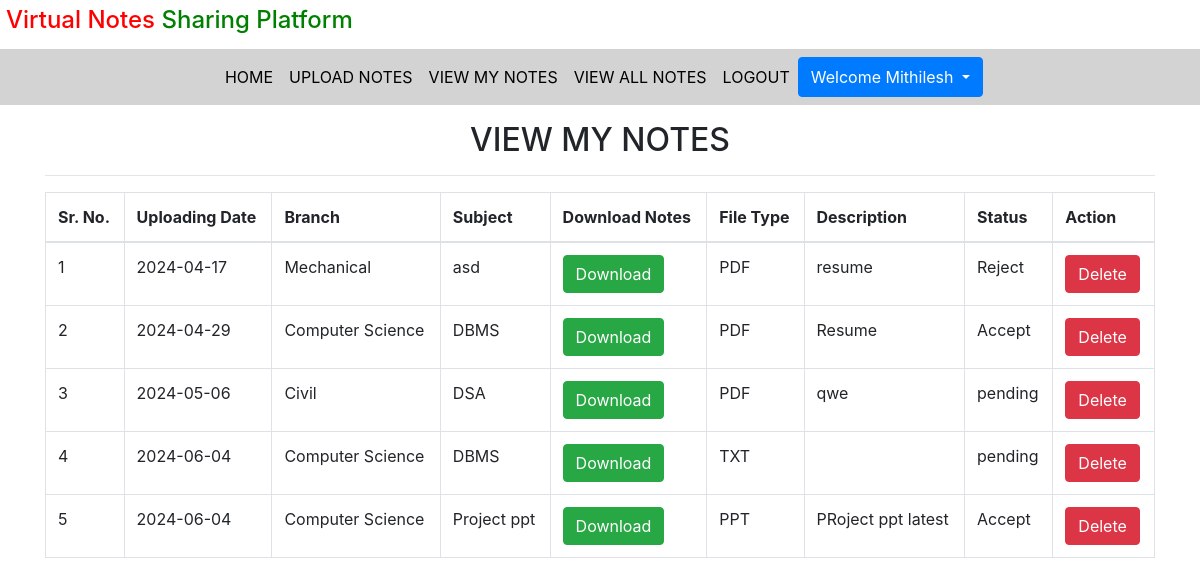
The page /view_mynotes/ (signed in) on the database its author committed.
### notes/models.py (models this page shows, shortened)
class Notes(models.Model):
    user = models.ForeignKey(User, on_delete=models.CASCADE)
    uploadingdate = models.CharField(max_length=30)
    branch = models.CharField(max_length=30)
    subject = models.CharField(max_length=30)
    notesfile = models.FileField( null=True)
    filetype= models.CharField(max_length=30, null=True)
    description = models.CharField(max_length=200, null=True)
    status = models.CharField(max_length=15)

### notes/views.py (the view)
# urls.py: path('view_mynotes/',view_mynotes, name='view_mynotes'),
def view_mynotes(request):
    if not request.user.is_authenticated:
        return redirect('login')
    user = User.objects.get(id=request.user.id)
    notes = Notes.objects.filter(user=user)
    d = {'notes':notes}
    return render(request, 'view_mynotes.html', d)

### notes/Templates/view_mynotes.html (shortened to what this page needs)
{% extends 'usernavigation.html' %}
{% load static %}
{% block body %}
<link rel="stylesheet" href="https://cdnjs.cloudflare.com/ajax/libs/twitter-bootstrap/4.5.2/css/bootstrap.css">
<link rel="stylesheet" href="https://cdn.datatables.net/2.0.4/css/dataTables.bootstrap4.css">
<div class="container mt-3 mb-3">
     <h2 class="text-center">VIEW MY NOTES</h2>
            <hr>
<table class="table table-bordered" id="example">
    <thead>
    <tr>
      <th> Sr. No.</th>
       <th>Uploading Date</th>
        <th>Branch</th>
        <th>Subject</th>
        <th>Download Notes</th>
        <th> File Type</th>
        <th>Description</th>
        <th> Status</th>
        <th> Action</th>
    </tr>
    </thead>
    {% for i in notes %}
    <tr>
        <td>{{forloop.counter}}</td>
        <td>{{i.uploadingdate}}</td>
         <td>{{i.branch}}</td>
         <td>{{i.subject}}</td>
         <td><a href="{{i.notesfile.url}}" class="btn btn-success"download >Download</a></td>
         <td>{{i.filetype}}</td>
         <td>{{i.description}}</td>
         <td>{{i.status}}</td>
         <td><a href="{% url 'delete_mynotes' i.id %}" class="btn btn-danger" onclick="return confirm('Are You sure?')">Delete</a></td>
    </tr>
    {% endfor%}
</table>
</div>
{% endblock %}

### notes/Templates/usernavigation.html (shortened to what this page needs)
<!DOCTYPE html>
<html lang="en">
<head>
  {% load static%}
  <link rel="stylesheet" href="https://maxcdn.bootstrapcdn.com/bootstrap/4.3.1/css/bootstrap.min.css">
  <link rel="stylesheet" href="https://use.fontawesome.com/releases/v5.6.3/css/all.css"></head>
<link rel="stylesheet" href="{%static 'css/mystyle.css'%}">
<body>
<h4 style="padding:0.5%"><span style="color:red">Virtual Notes</span>
<span style="color:Green">Sharing Platform</span>
</h4>
<nav class="navbar navbar-expand-sm justify-content-center"  style="background-color : lightgrey">
<ul class="navbar-nav">
  <li class="navbar-item">
    <a class="nav-link" href="{% url 'profile' %}">HOME</a>
  </li>
  <li class="navbar-item">
    <a class="nav-link" href="{% url 'upload_notes' %}">UPLOAD NOTES</a>
  </li>
  <li class="navbar-item">
    <a class="nav-link" href="{% url 'view_mynotes' %}">VIEW MY NOTES</a>
  </li>
  <li class="navbar-item">
    <a class="nav-link" href="{% url 'viewallnotes' %}">VIEW ALL NOTES</a>
  </li>
  <li class="navbar-item">
    <a class="nav-link" href="{% url 'logout' %}">LOGOUT</a>
  </li>
    <div class="btn-group">
<button type="button" class="btn btn-primary dropdown-toggle" data-toggle="dropdown">
  Welcome {{request.user.first_name}}
</button>
    </div>
</ul>
</nav>
</body>
</html>
{% block body %}
{% endblock%}

### notes/static/css/mystyle.css (style rules this page uses)
.nav-link { color:black }

### rows shown on the page
Notes: uploadingdate "2024-04-17", branch "Mechanical", subject "asd", filetype "PDF", description "resume", status "Reject"
Notes: uploadingdate "2024-04-29", branch "Computer Science", subject "DBMS", filetype "PDF", description "Resume", status "Accept"
Notes: uploadingdate "2024-05-06", branch "Civil", subject "DSA", filetype "PDF", description "qwe", status "pending"
Notes: uploadingdate "2024-06-04", branch "Computer Science", subject "DBMS", filetype "TXT", status "pending"
Notes: uploadingdate "2024-06-04", branch "Computer Science", subject "Project ppt", filetype "PPT", description "PRoject ppt latest", status "Accept"

### other values the page prints
{{ request.user.first_name }} "Mithilesh"
